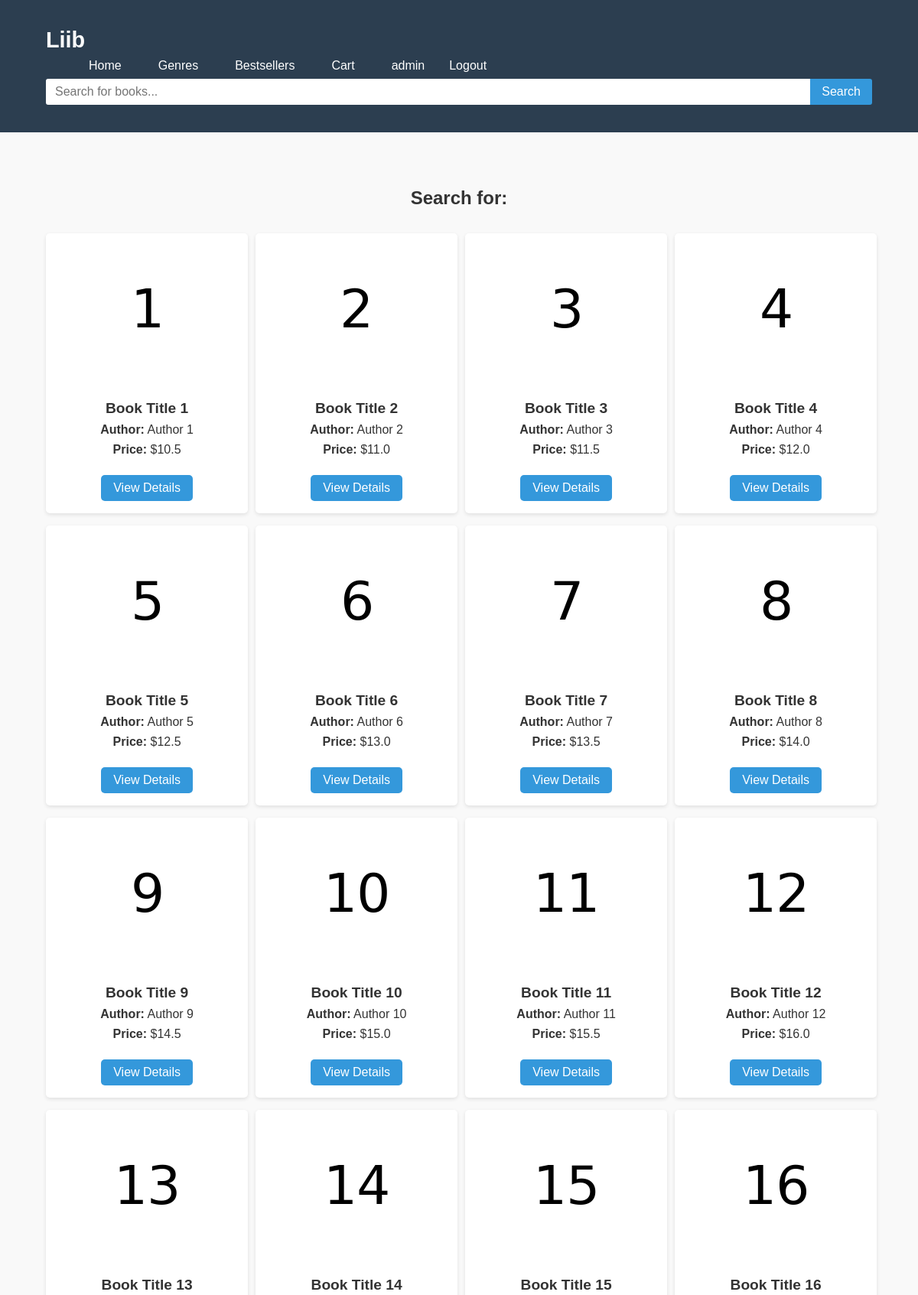
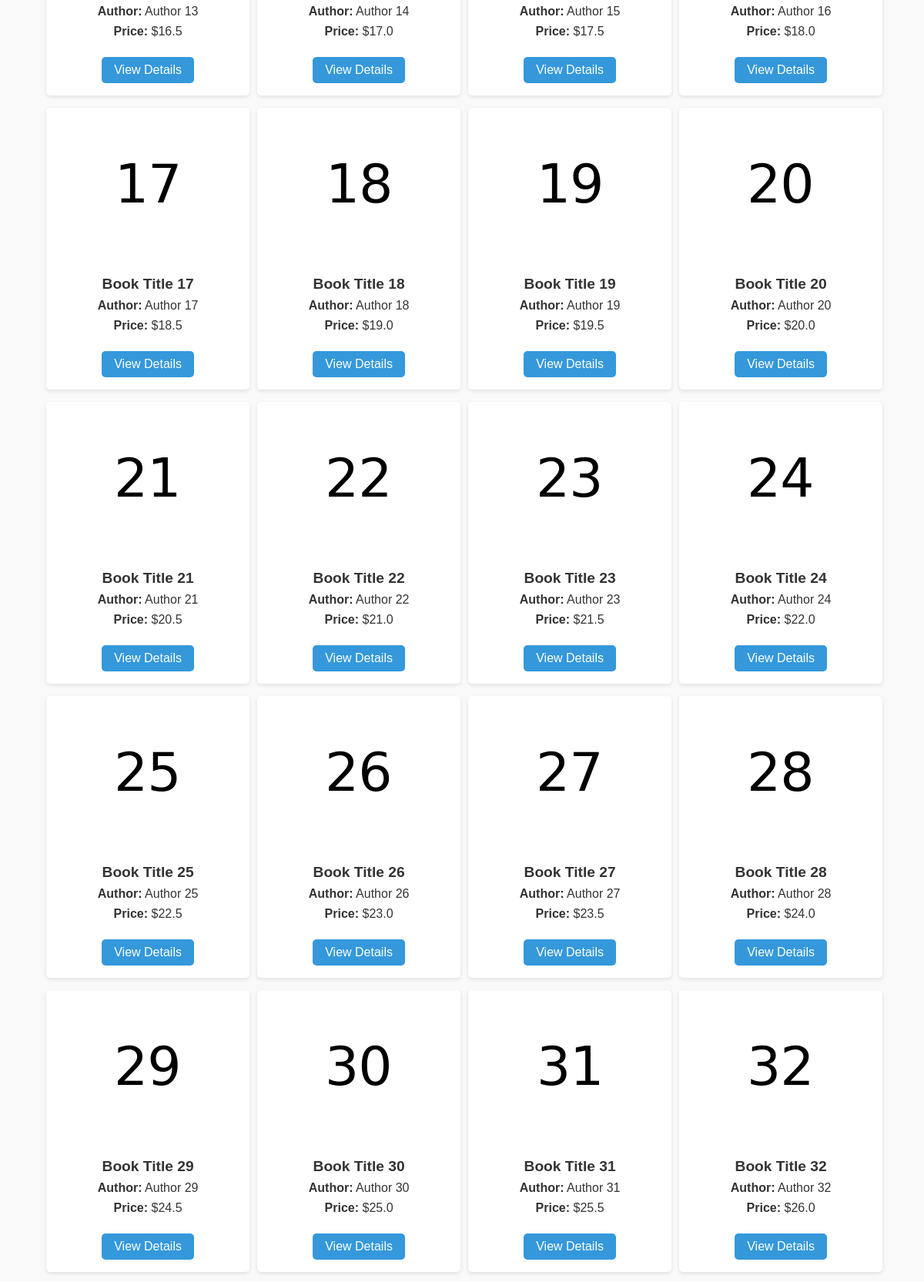
The page /search (signed in, upper part) on the database its author committed (2 pictures, top to bottom).
### app/models.py (models this page shows, shortened)
class User(Base):
    __tablename__ = "users"
    id = Column(Integer, primary_key=True, index=True)
    username = Column(String, unique=True, nullable=False)
    email = Column(String, unique=True, nullable=False)
    first_name = Column(String, nullable=False)
    last_name = Column(String)
    password = Column(String, nullable=False)
    roles = relationship("Role", secondary=roles_users, back_populates="users")

class Book(Base):
    __tablename__ = "books"
    id = Column(Integer, primary_key=True, index=True)
    title = Column(String, nullable=False)
    author = Column(String, nullable=False)
    published_date = Column(DateTime, nullable=False)
    description = Column(String, nullable=False)
    photo = Column(String, nullable=False)
    price = Column(Float, nullable=False)
    buy_cnt = Column(Integer, default=0)
    genre_id = Column(Integer, ForeignKey("genres.id"), nullable=False)
    genre = relationship("Genre", back_populates="books")

### app/main.py (the view)
@app.get("/search", response_class=HTMLResponse)
async def search_books(request: Request, query: str = "", db: Session = Depends(get_db),
                       searchform: SearchForm = Depends(), user: User = Depends(get_current_user)):
    genres = db.query(Genre).all()
    books = db.query(Book).join(Genre).filter(
        (Book.title.ilike(f"%{query}%")) |
        (Book.author.ilike(f"%{query}%")) |
        (Genre.name.ilike(f"%{query}%"))
    ).all()
    return templates.TemplateResponse("search.html", {
        "request": request,
        "genres": genres,
        "books": books,
        "query": query,
        "user": user,
        "searchform": searchform
    })

### templates/search.html (shortened to what this page needs)
{% extends 'base.html' %}
{% block content %}
<section class="books-by-genre">
            <div class="container">
                <h1>Search for: {{ query }}</h1>
                <div class="book-grid">
                    {% for book in books %}
                    <div class="book-item">
                        <img src="/static/img/{{ book.photo }}" alt="{{ book.title }}">
                        <h3>{{ book.title }}</h3>
                        <p><strong>Author:</strong> {{ book.author }}</p>
                        <p><strong>Price:</strong> ${{ book.price }}</p>
                        <a href="{{ url_for('book_detail', book_id = book.id) }}" class="btn">View Details</a>
                    </div>
                    {% else %}
                    <p>No books found.</p>
                    {% endfor %}
                </div>
            </div>
        </section>
{% endblock %}

### templates/base.html (shortened to what this page needs)
<!DOCTYPE html>
<html lang="en">
<head>
    <link href="/static/css/pagestyle.css" rel="stylesheet">
</head>
<body>
    <header>
        <div class="container">
            <h1 class="logo">Liib</h1>
            <nav>
                <ul class="nav-links">
                    <li><a href="{{ url_for('homepage') }}">Home</a></li>
                    <li class="dropdown">
                        <a class="dropbtn">Genres</a>
                    </li>
                    <li><a href="{{ url_for('popular_books', page=1) }}">Bestsellers</a></li>
                    {% if user.is_authenticated %}
                    <li><a href="{{ url_for('cart_detail') }}">Cart</a></li>
                    {% endif %}
                    {% if user.is_authenticated %}
                    <li class="last"><a href="{{ url_for('profile') }}">{{ user.username }}</a>
                        <form class="logout-btn" method="post" action="{{ url_for('logout') }}">
                            <button type="submit">Logout</button>
                        </form>
                    </li>
                    {% else %}
                    <li class="last"><a href="{{ url_for('login_page') }}">Login</a><a href="{{ url_for('register_page') }}">Register</a></li>
                    {% endif %}
                </ul>
            </nav>
            <form class="search-bar" action="{{ url_for('search_books') }}" method="get">
                <input type="text" name="query" value="{{ searchform.query }}" placeholder="Search for books..." class="search-bar" autocomplete="off" maxlength="100">
                <button>Search</button>
            </form>
        </div>
    </header>
    <main>
        {% block content %}
        {% endblock %}
    </main>
</body>
</html>

### static/css/pagestyle.css (style rules this page uses)
body { font-family: Arial, sans-serif; margin: 0; padding: 0; color: #333; background-color: #f9f9f9; }
.container { width: 90%; max-width: 1200px; margin: 0 auto; padding: 20px; }
header { background-color: #2c3e50; color: white; padding: 1rem 0; position: relative; }
.logo { font-size: 1.8rem; margin: 0; }
.nav-links { list-style: none; display: flex; gap: 1rem; margin: auto; }
.nav-links li { position: relative; }
.nav-links a { color: white; text-decoration: none; padding: 0.5rem 1rem; display: block; }
.search-bar { display: flex; align-items: center; }
.search-bar input[type="text"] { padding: 8px 12px; font-size: 1em; border: none; border-radius: 3px 0 0 3px; outline: none; width: 70rem; box-sizing: border-box; }
.search-bar button { background-color: #3498db; color: #fff; border: none; padding: 8px 15px; font-size: 1em; cursor: pointer; border-radius: 0 3px 3px 0; transition: background-color 0.3s ease; }
.btn { display: inline-block; padding: 0.75rem 1.5rem; background-color: #3498db; color: white; text-decoration: none; border-radius: 5px; }
.books-by-genre { padding: 2rem 0; }
.books-by-genre h1 { text-align: center; margin-bottom: 2rem; }
.books-by-genre .book-grid { display: grid; grid-template-columns: repeat(4, 1fr); gap: 1rem; }
.books-by-genre .book-item { width: 90%; background-color: white; border-radius: 5px; padding: 1rem; box-shadow: 0 2px 5px rgba(0, 0, 0, 0.1); text-align: center; }
.books-by-genre .book-item img { max-width: 100%; border-radius: 5px; margin-bottom: 1rem; }
.books-by-genre .book-item h3 { margin: 0.5rem 0; font-size: 1.2rem; }
.books-by-genre .book-item p { margin: 0.5rem 0; }
.books-by-genre .book-item .btn { display: inline-block; padding: 0.5rem 1rem; background-color: #3498db; color: white; text-decoration: none; border-radius: 5px; margin-top: 1rem; }
input[type="text"], input[type="email"], input[type="password"] { width: 100%; padding: 10px; font-size: 1em; border: 1px solid #ddd; border-radius: 3px; box-sizing: border-box; }
.last { display: flex; flex-direction: row; }
.logout-btn button { font-family: Arial, sans-serif; font-size: 1em; color: white; padding: 0.5rem 1rem; display: block; border:none; background: transparent; }

### rows shown on the page
User: username "admin"
Book: photo (picture), title "Book Title 1", author "Author 1", price "10.5"
Book: photo (picture), title "Book Title 2", author "Author 2", price "11.0"
Book: photo (picture), title "Book Title 3", author "Author 3", price "11.5"
Book: photo (picture), title "Book Title 4", author "Author 4", price "12.0"
Book: photo (picture), title "Book Title 5", author "Author 5", price "12.5"
Book: photo (picture), title "Book Title 6", author "Author 6", price "13.0"
Book: photo (picture), title "Book Title 7", author "Author 7", price "13.5"
Book: photo (picture), title "Book Title 8", author "Author 8", price "14.0"
Book: photo (picture), title "Book Title 9", author "Author 9", price "14.5"
Book: photo (picture), title "Book Title 10", author "Author 10", price "15.0"
Book: photo (picture), title "Book Title 11", author "Author 11", price "15.5"
Book: photo (picture), title "Book Title 12", author "Author 12", price "16.0"
Book: photo (picture), title "Book Title 13", author "Author 13", price "16.5"
Book: photo (picture), title "Book Title 14", author "Author 14", price "17.0"
Book: photo (picture), title "Book Title 15", author "Author 15", price "17.5"
Book: photo (picture), title "Book Title 16", author "Author 16", price "18.0"
Book: photo (picture), title "Book Title 17", author "Author 17", price "18.5"
Book: photo (picture), title "Book Title 18", author "Author 18", price "19.0"
Book: photo (picture), title "Book Title 19", author "Author 19", price "19.5"
Book: photo (picture), title "Book Title 20", author "Author 20", price "20.0"
Book: photo (picture), title "Book Title 21", author "Author 21", price "20.5"
Book: photo (picture), title "Book Title 22", author "Author 22", price "21.0"
Book: photo (picture), title "Book Title 23", author "Author 23", price "21.5"
Book: photo (picture), title "Book Title 24", author "Author 24", price "22.0"
Book: photo (picture), title "Book Title 25", author "Author 25", price "22.5"
Book: photo (picture), title "Book Title 26", author "Author 26", price "23.0"
Book: photo (picture), title "Book Title 27", author "Author 27", price "23.5"
Book: photo (picture), title "Book Title 28", author "Author 28", price "24.0"
Book: photo (picture), title "Book Title 29", author "Author 29", price "24.5"
Book: photo (picture), title "Book Title 30", author "Author 30", price "25.0"
Book: photo (picture), title "Book Title 31", author "Author 31", price "25.5"
Book: photo (picture), title "Book Title 32", author "Author 32", price "26.0"
